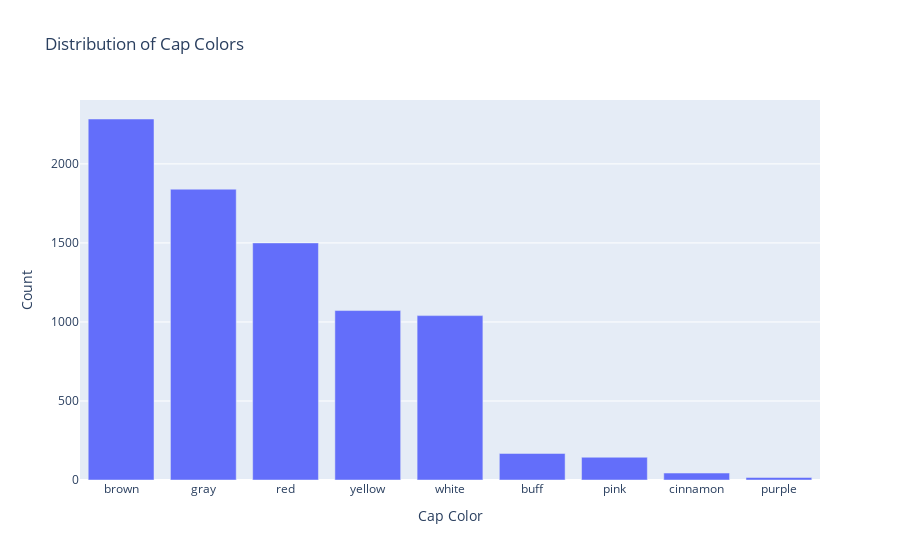

Write notebook code for a chart like this one.
### Markdown cell above
### 2. Most Common Cap Colors

### Code cell
cap_color_counts = df['cap-color'].value_counts()
cap_color_counts.index = cap_color_counts.index.map({'n': 'brown', 'g': 'gray', 'e': 'red', 'y': 'yellow', 'w': 'white', 'b': 'buff', 'p': 'pink', 'c': 'cinnamon', 'u': 'purple'})
fig = px.bar(x=cap_color_counts.index, y=cap_color_counts.values, labels={'x': 'Cap Color', 'y': 'Count'}, title='Distribution of Cap Colors')
fig.show()

### Figure 1 — Plotly figure (JSON) as saved in the notebook; plotly's stock layout.template omitted (floating-point values rounded to 4 significant figures)
{"data": [{"alignmentgroup": "True", "hovertemplate": "Cap Color=%{x}<br>Count=%{y}<extra></extra>", "legendgroup": "", "marker": {"color": "#636efa", "pattern": {"shape": ""}}, "name": "", "offsetgroup": "", "orientation": "v", "showlegend": false, "textposition": "auto", "type": "bar", "x": ["brown", "gray", "red", "yellow", "white", "buff", "pink", "cinnamon", "purple", null], "xaxis": "x", "y": [2284, 1840, 1500, 1072, 1040, 168, 144, 44, 16, 16], "yaxis": "y"}], "layout": {"barmode": "relative", "legend": {"tracegroupgap": 0}, "title": {"text": "Distribution of Cap Colors"}, "xaxis": {"anchor": "y", "domain": [0, 1], "title": {"text": "Cap Color"}}, "yaxis": {"anchor": "x", "domain": [0, 1], "title": {"text": "Count"}}}}
